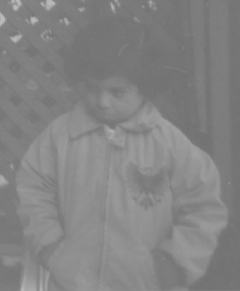
%> input picture imagedb/pout_comp.tif, 240 x 291 px
$ octave exercise5.7.m   (GNU Octave 9; MATLAB toolbox functions it lacks are replaced by stand-ins)
%> lines starting %> are read from the running program, lines starting %| are printed output that depends on the picture
I = imread("pout_comp.tif");
%> I is the input picture: size 291x240 uint8; min 113, max 188, mean 131.4

J = imadjust(double(I)/255,[0.4 0.6], [], 1);
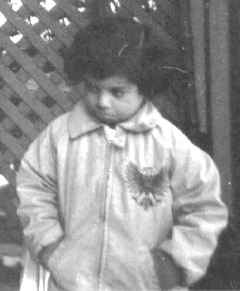
%> J: size 291x240 double; min 0.216, max 1, mean 0.574
imwrite(J, "exp_pout.tif");

figure(9),
subplot(2,2,1), imshow(I), title("Original Image");
subplot(2,2,2), imhist(I), title("Histogram");

subplot(2,2,3), imshow(J), title("Expanded Image");
subplot(2,2,4), imhist(J), title("Expanded Histogram");
%> after `title("Expanded Histogram")`:
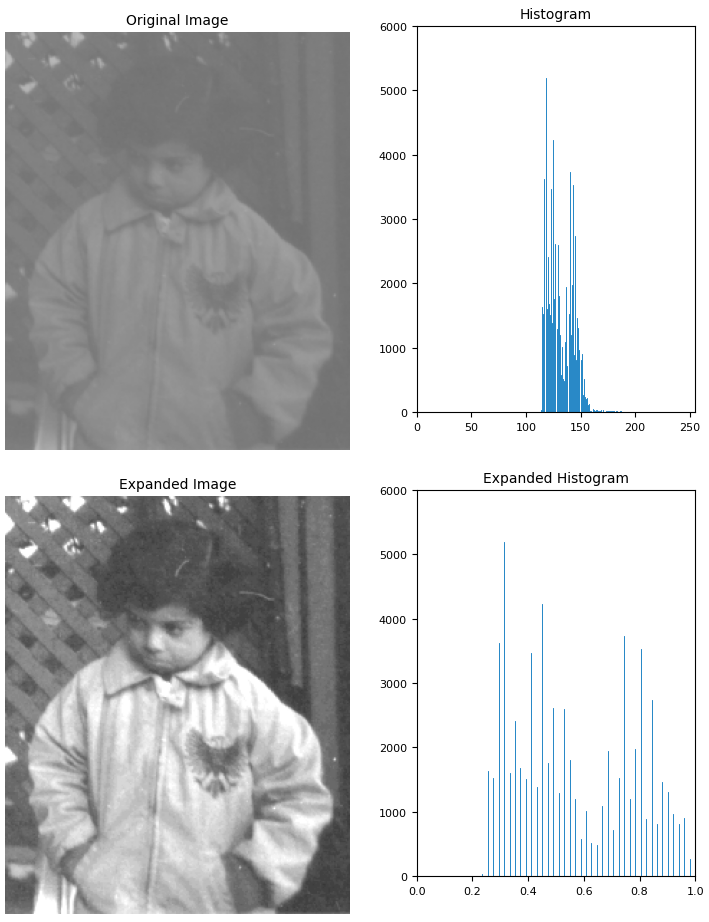
%> figure redrawn from the program's plot data, 4 panels
